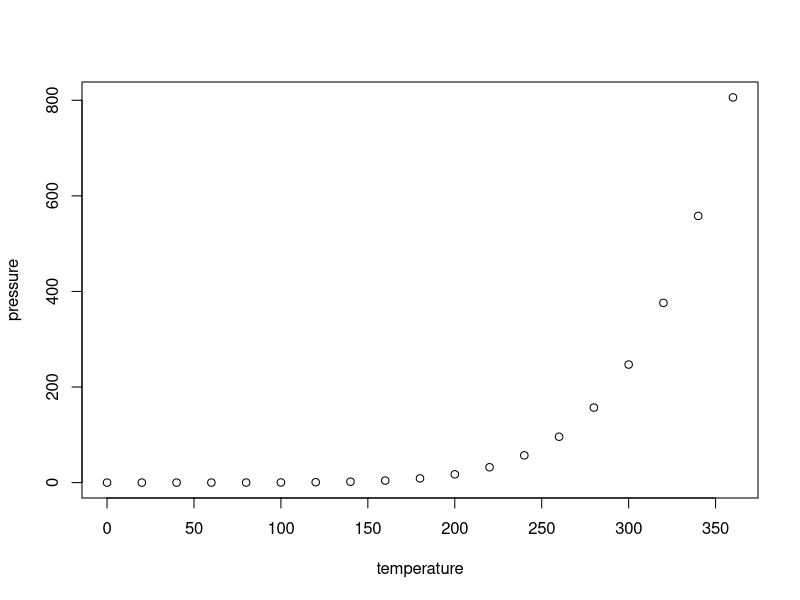
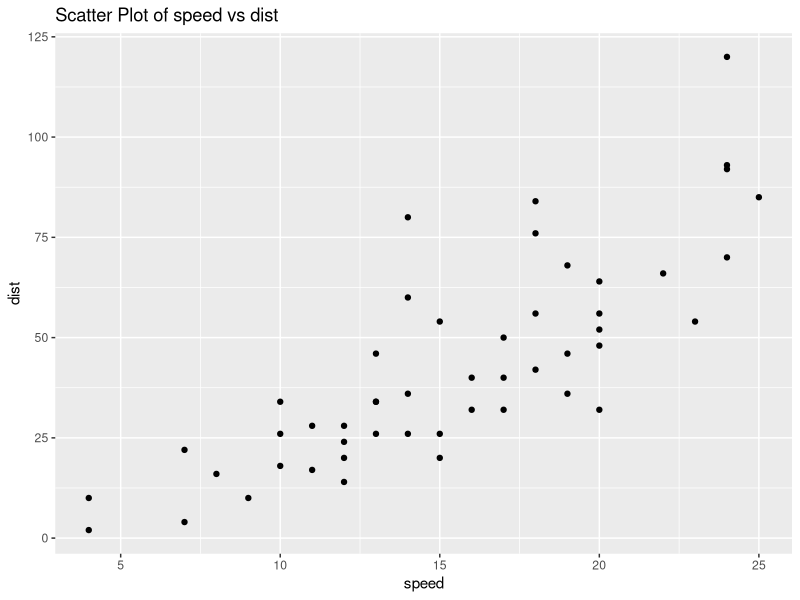

The R source for these figures, in order:
## ---- chunk 1
knitr::opts_chunk$set(echo = TRUE)
## ---- chunk 2
summary(cars)
## ---- chunk 3
plot(pressure)
## ---- chunk 4
library(ggplot2)
ggplot(cars, aes(x = speed, y = dist)) +
       geom_point() +
       labs(title = "Scatter Plot of speed vs dist", x = "speed", y = "dist")
